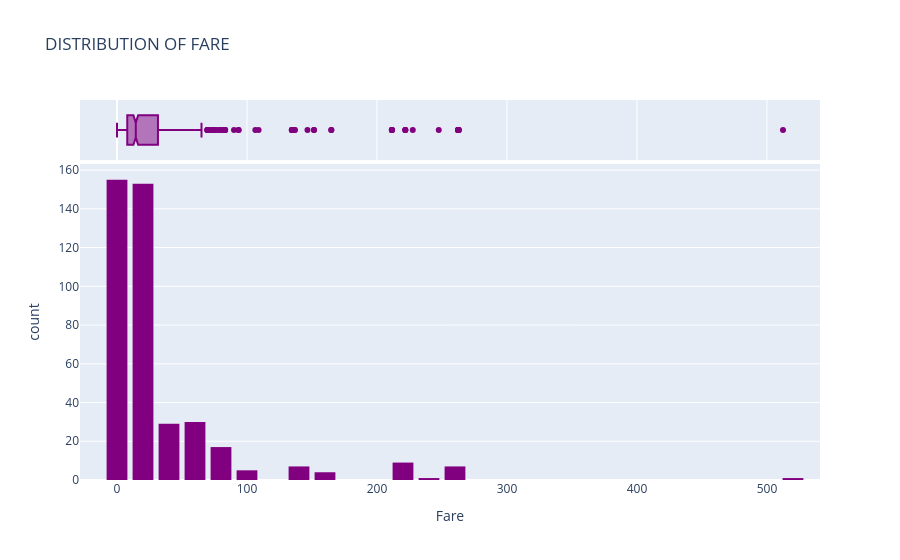

The notebook cell this image was saved under:
### Code cell
fig =px.histogram(
    titanic_df,
    x='Fare',
    marginal='box',
    color_discrete_sequence= ['purple'],
    nbins = 50,
    title='DISTRIBUTION OF FARE'
)

fig.update_layout(bargap=0.2)
fig.show()

### Figure 1 — Plotly figure (JSON) as saved in the notebook; plotly's stock layout.template omitted (floating-point values rounded to 4 significant figures; data arrays with more than 128 entries replaced by an {"elided": "..."} marker saying what was removed)
{"data": [{"bingroup": "x", "hovertemplate": "Fare=%{x}<br>count=%{y}<extra></extra>", "legendgroup": "", "marker": {"color": "purple", "pattern": {"shape": ""}}, "name": "", "nbinsx": 50, "orientation": "v", "showlegend": false, "type": "histogram", "x": {"elided": "418 float values"}, "xaxis": "x", "yaxis": "y"}, {"hovertemplate": "Fare=%{x}<extra></extra>", "legendgroup": "", "marker": {"color": "purple"}, "name": "", "notched": true, "showlegend": false, "type": "box", "x": {"elided": "418 float values"}, "xaxis": "x2", "yaxis": "y2"}], "layout": {"bargap": 0.2, "barmode": "relative", "legend": {"tracegroupgap": 0}, "title": {"text": "DISTRIBUTION OF FARE"}, "xaxis": {"anchor": "y", "domain": [0, 1], "title": {"text": "Fare"}}, "xaxis2": {"anchor": "y2", "domain": [0, 1], "matches": "x", "showgrid": true, "showticklabels": false}, "yaxis": {"anchor": "x", "domain": [0, 0.8316], "title": {"text": "count"}}, "yaxis2": {"anchor": "x2", "domain": [0.8416, 1], "matches": "y2", "showgrid": false, "showline": false, "showticklabels": false, "ticks": ""}}}
